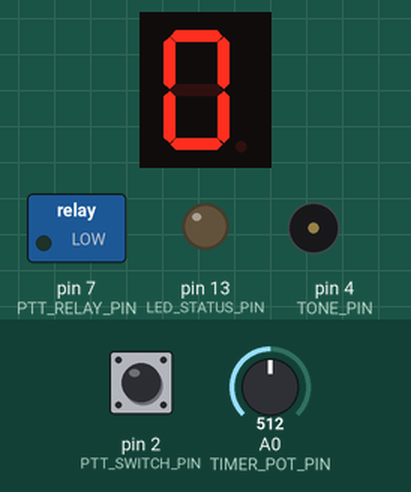
This sketch was run on a simulated Arduino Nano, built with avr-gcc and run on an emulated ATmega328P. Parts: 1-digit seven-segment display, switched loads named in the sketch (green lamp = pin HIGH), output pins drawn as LEDs (lit = HIGH), buzzer (waves = sounding). Wiring (inferred from the names in the program): 1-digit 7-segment display, segments lit when HIGH: segments pin 8, pin 9, pin 10, pin 11, pin 12, pin 3, A2, A1. The inputs (shaded band) are chosen by the test bench; at power-on: pin 2 (PTT_SWITCH_PIN) HIGH, A0 (TIMER_POT_PIN) = 512. The segment pins are drawn as the display they are named for; pins used as bus, display or sensor lines are not drawn.

Above: at 8.0 s.
8.1 s: pin 2 (PTT_SWITCH_PIN) pulled LOW for 1 s
At 8.39 s:
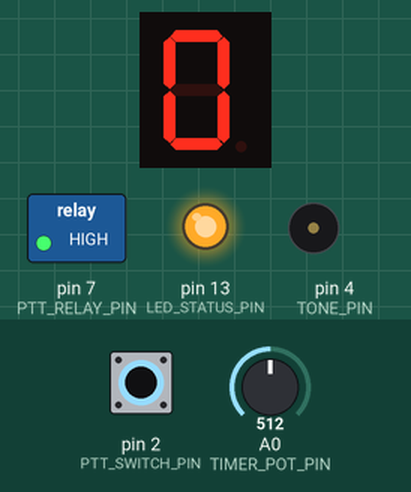
10.6 s: pin 2 (PTT_SWITCH_PIN) pulled LOW for 3.2 s
At 11.5 s:
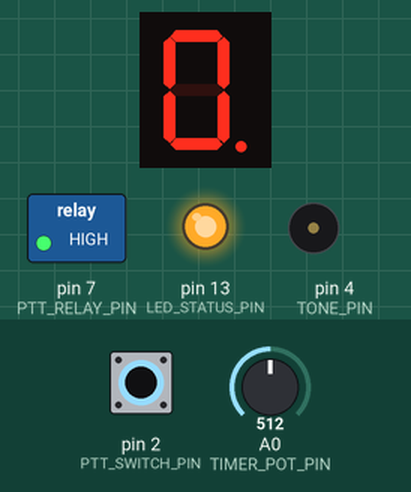
Timing chart, 0 to 15.4 s (numbered marks = the images above; inputs shaded):
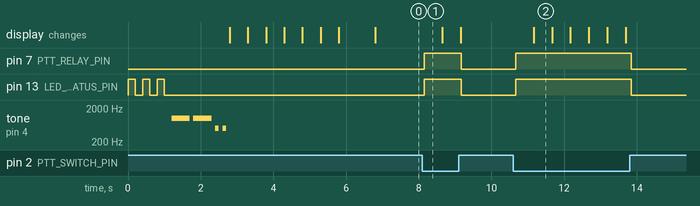

The sketch:

radio_timer_nano_final_corrected.ino
```cpp
/*
 * Radio Zendtijd Timer - Arduino Nano (VERSIMPELDE VERSIE)
 * ALLEEN D4 GEBRUIKT VOOR AUDIO - GEEN BUZZER
 *
 * GEBRUIK NIET VOOR NORMALE AMATEUR RADIO UITZENDING!
 * Deze versie is alleen voor testdoeleinden met langere tijden.
 */

// Arduino headers voor Arduino Nano borden
#include <Arduino.h>
#include <avr/pgmspace.h>  // Voor PROGMEM

// Pin definities (ARDUINO NANO - ATmega328P)
#define PTT_SWITCH_PIN     2     // PTT input (met pull-up)
#define TONE_PIN          4      // 1kHz toon output (tone functie) - ALLEEN AUDIO OUTPUT
#define PTT_RELAY_PIN     7      // PTT relay driver
#define LED_STATUS_PIN    13     // Status LED (Nano onboard LED)
#define TIMER_POT_PIN     A0     // Timer instelling potmeter (analoog)

// 7-Segment Display pinnen (Common Cathode)
#define SEGMENT_A_PIN     8      // Segment A (boven)
#define SEGMENT_B_PIN     9      // Segment B (rechtsboven)
#define SEGMENT_C_PIN     10     // Segment C (rechtsonder)
#define SEGMENT_D_PIN     11     // Segment D (onder)
#define SEGMENT_E_PIN     12     // Segment E (linksonder)
#define SEGMENT_F_PIN     3      // Segment F (linksboven)
#define SEGMENT_G_PIN     A2     // Segment G (midden) - verplaatst naar A2
#define SEGMENT_DP_PIN    A1     // Decimal Point (analog pin als digitaal)

// Array met alle segment pinnen voor eenvoudige aansturing
const int segmentPins[7] PROGMEM = {
  SEGMENT_A_PIN,    // 0: Segment A
  SEGMENT_B_PIN,    // 1: Segment B
  SEGMENT_C_PIN,    // 2: Segment C
  SEGMENT_D_PIN,    // 3: Segment D
  SEGMENT_E_PIN,    // 4: Segment E
  SEGMENT_F_PIN,    // 5: Segment F
  SEGMENT_G_PIN     // 6: Segment G
};

// Digit patterns voor 0-9 (Common Cathode - HIGH = aan) - NAAR PROGMEM
const byte digitPatterns[10] PROGMEM = {
  0b01111110, // 0: A,B,C,D,E,F aan (G uit)
  0b00110000, // 1: B,C aan (alle andere uit)
  0b01101101, // 2: A,B,G,E,D aan
  0b01111001, // 3: A,B,C,D,G aan
  0b00110011, // 4: F,G,B,C aan
  0b01011011, // 5: A,F,G,C,D aan
  0b01011111, // 6: A,F,G,C,D,E aan
  0b01110000, // 7: A,B,C aan
  0b01111111, // 8: Alle segmenten aan
  0b01111011  // 9: A,B,C,D,F,G aan
};

// Letter patterns voor letters (Common Cathode - HIGH = aan) - NAAR PROGMEM
const byte letterPatterns[26] PROGMEM = {
  0b01110111, // A: A,B,C,E,F,G aan (D uit)
  0b00111111, // B: C,D,E,F,G aan
  0b01011110, // C: A,D,E,F aan
  0b00111101, // D: B,C,D,E,G aan (zoals O maar met G aan)
  0b01001111, // E: A,D,E,F,G aan (alleen B,C uit)
  0b01000111, // F: A,E,F,G aan (alleen B,C,D uit)
  0b00111111, // G: B,C,D,E,F,G aan (A uit)
  0b00110111, // H: B,C,E,F,G aan (D uit)
  0b00001110, // I: E,F,G aan (alleen basis)
  0b00111110, // J: B,C,D,E,F aan (A uit)
  0b00000000, // K: (niet implementeerbaar op 7-seg)
  0b00001110, // L: D,E,F aan (A,B,C,G uit)
  0b00000000, // M: (niet implementeerbaar op 7-seg)
  0b00010101, // N: C,E,G aan (D,E,F uit)
  0b00111110, // O: B,C,D,E,F aan (A,G uit)
  0b01100111, // P: A,B,E,F,G aan (C,D uit)
  0b01100111, // Q: A,B,C,F,G aan (D,E uit)
  0b01100111, // R: A,B,E,F,G aan (IDENTIEK aan P)
  0b01111011, // S: A,C,D,F,G aan (B,E uit)
  0b00011100, // T: D,E,F,G aan (A,B,C uit)
  0b00111110, // U: B,C,D,E,F aan (A,G uit)
  0b00111110, // V: B,C,D,E,F aan (A,G uit)
  0b00000000, // W: (niet implementeerbaar op 7-seg)
  0b00110111, // X: B,C,E,F,G aan (zoals H)
  0b00110111, // Y: B,C,E,F,G aan (zoals H)
  0b01101101  // Z: A,B,D,E,G aan (zoals 2)
};

// Timer bereik (seconden) - TEST MODE voor snelle validatie
#define MIN_TIMER_SECONDS  30.0     // Minimum 30 seconden
#define MAX_TIMER_SECONDS  300.0    // Maximum 300 seconden
#define WARNING_TIME_FROM_END 15   // Waarschuwings toon 15 sec voor einde
#define BEEP_TIME_FROM_END    6    // Beeps 6 sec voor einde
#define WARNING_TONE_DURATION 1000  // 1 seconde waarschuwings toon
#define BEEP_DURATION          5000  // 5 seconden durende beeps

// Audio constanten
#define TONE_FREQUENCY     1000     // 1kHz toon (warning tone)
#define BEEP_FREQUENCY     500      // 500Hz beeps (snel pulserend)
#define BEEP_PULSE_INTERVAL 100     // 100ms interval voor pulserende beeps

// Status variabelen
bool timerActive = false;
bool warningToneActive = false;
bool warningTonePlayed = false;       // EENMALIGE tone tracking
bool warningBeepsActive = false;
bool maxTimeReached = false;
unsigned long timerStartTime = 0;
unsigned long lastBeepTime = 0;
bool pttCurrent = false;
bool pttPrevious = false;

// VASTE TIJDSTIPPEN (berekend bij TX start)
unsigned long warningToneMs = 0;     // Wanneer warning tone start (t-15)
unsigned long warningBeepsMs = 0;    // Wanneer beeps starten (t-6)
unsigned long timerEndMs = 0;        // Wanneer timer eindigt
unsigned long sessionTimerMs = 0;    // Bevroren timer waarde bij TX start

// Timer instellingen (dynamisch via potmeter)
float totalTimerSeconds = 0;
unsigned long totalTimerMs = 0;
unsigned long lastPotReadTime = 0;
const unsigned long POT_READ_INTERVAL = 500;  // Potmeter elke 500ms lezen

// Potmeter filtering voor stabiele readings
int potValueBuffer[10];  // Ring buffer voor filtering
int potBufferIndex = 0;
bool potBufferFilled = false;

// Decimal Point (DP) knipper variabelen
unsigned long lastDPToggleTime = 0;
bool dpState = false;
const unsigned long DP_BLINK_INTERVAL = 500;  // DP knippert elke 0.5 seconden

// Segment animatie variabelen (t-15 warning visualisatie)
bool segmentAnimationActive = false;
unsigned long lastSegmentToggleTime = 0;
int currentSegmentIndex = -1;  // -1 = geen segment actief, 0-5 = A-F (geen G)
const unsigned long SEGMENT_ANIMATION_INTERVAL_FAST = 100;    // 0.1s per segment (t-6 tot TX-OFF)
const unsigned long SEGMENT_ANIMATION_INTERVAL_SLOW = 200;    // 0.2s per segment (t-15 tot t-6)

// Debounce variabelen
unsigned long lastDebounceTime = 0;
const unsigned long DEBOUNCE_DELAY = 50;

// PROGMEM helper variabelen
byte currentPattern = 0;
int segmentPinArray[7];

void setup() {
  // Pin configuratie voor Arduino Nano
  pinMode(PTT_SWITCH_PIN, INPUT_PULLUP);
  pinMode(TONE_PIN, OUTPUT);       // Alleen D4 voor audio
  pinMode(PTT_RELAY_PIN, OUTPUT);
  pinMode(LED_STATUS_PIN, OUTPUT);
  pinMode(TIMER_POT_PIN, INPUT);         // A0 als analoge input
  pinMode(SEGMENT_DP_PIN, OUTPUT);       // A1 als digitale output voor DP
  pinMode(SEGMENT_G_PIN, OUTPUT);        // A2 als digitale output voor Segment G

  // 7-Segment Display pinnen configureren
  for (int i = 0; i < 7; i++) {
    // Lees segment pins van PROGMEM
    segmentPinArray[i] = pgm_read_word(&segmentPins[i]);
    pinMode(segmentPinArray[i], OUTPUT);
    digitalWrite(segmentPinArray[i], LOW);  // Alle segmenten uit bij start
  }
  digitalWrite(SEGMENT_DP_PIN, LOW);   // DP uit bij start

  // Initialiseer uitgangen
  digitalWrite(PTT_RELAY_PIN, LOW);  // PTT uit bij start
  digitalWrite(LED_STATUS_PIN, LOW);

  // Lees potmeter en stel timer in
  readTimerPot();
  updateTimerSettings();

  // GEEN SERIELE OUTPUT - VOOR MINDER TX LED ACTIVITEIT
  // Serial.begin(9600);  // UITGESCHAKELD

  // Welcome LED sequence (zonder output)
  welcomeSequence();

  // 7-Segment Display test bij opstarten (zonder output)
  displayStartupTest();
}

void loop() {
  // Potmeter periodiek uitlezen
  if (millis() - lastPotReadTime >= POT_READ_INTERVAL) {
    readTimerPot();
    updateTimerSettings();
    lastPotReadTime = millis();
  }

  // Debounced PTT reading
  bool currentPTT = digitalRead(PTT_SWITCH_PIN);

  // Debounce logic
  if (currentPTT != pttCurrent) {
    lastDebounceTime = millis();
  }

  if ((millis() - lastDebounceTime) > DEBOUNCE_DELAY) {
    // PTT state is stable
    if (currentPTT != pttPrevious) {
      if (currentPTT == LOW) {  // PTT ingedrukt (active LOW)
        if (!timerActive) {
          startRadioSession();
        }
      } else {  // PTT losgelaten
        resetTimer();
      }
      pttPrevious = currentPTT;
    }
  }
  pttCurrent = currentPTT;

  // Timer processing met VASTE TIJDSTIPPEN
  if (timerActive) {
    unsigned long currentMs = millis();
    unsigned long elapsed = currentMs - timerStartTime;

    // PTT WATCHER: Zorg ervoor dat PTT HIGH blijft tijdens hele timer
    ensurePTTStaysHigh();

    // 7-Segment Display update met countdown cijfer (GECORRIGEERD)
    updateDisplayCountdown(elapsed);

    // Segment animatie tijdens t-15 tot TX-OFF
    if (segmentAnimationActive) {
      updateSegmentAnimation();
    }

    // WAARSCHUWING TONE (t-15): Speel EENMALIG 1 seconde toon
    if (!warningTonePlayed && currentMs >= warningToneMs) {
      warningTonePlayed = true;  // Marker dat we dit hebben gedaan
      tone(TONE_PIN, TONE_FREQUENCY);  // 1kHz toon

      // Start segment animatie (A-G sequentie elke 0.2s)
      segmentAnimationActive = true;
      currentSegmentIndex = -1;  // Reset animatie
      lastSegmentToggleTime = currentMs;

      // DEBUG: Snelle LED flits om aan te geven dat warning tone start
      digitalWrite(LED_STATUS_PIN, HIGH);
      delay(50);
      digitalWrite(LED_STATUS_PIN, LOW);

      // Start watchdog timer voor 1 seconde duur
      warningToneActive = true;
      warningToneMs = currentMs;  // Reset naar huidige tijd als startpunt
    }

    // Stop toon na 1 seconde (watchdog)
    if (warningToneActive && (currentMs - warningToneMs >= WARNING_TONE_DURATION)) {
      warningToneActive = false;
      noTone(TONE_PIN);
    }

    // WAARSCHUWINGS BEEPS (t-6): Start pulserende beeps
    if (!warningBeepsActive && currentMs >= warningBeepsMs) {
      warningBeepsActive = true;
      lastBeepTime = currentMs - BEEP_PULSE_INTERVAL;  // Reset zodat eerste beep direct speelt

      // DEBUG: Snelle LED flits om aan te geven dat beeps starten
      digitalWrite(LED_STATUS_PIN, HIGH);
      delay(50);
      digitalWrite(LED_STATUS_PIN, LOW);
    }

    // Beep generatie (wordt elke cyclus aangeroepen)
    if (warningBeepsActive && timerActive) {
      handleWarningBeeps();
    }

    // EINDE VAN TIMER (na 5-sec beeps): PTT UIT
    if (currentMs >= timerEndMs) {
      timerActive = false;
      warningBeepsActive = false;
      segmentAnimationActive = false;  // Stop segment animatie
      digitalWrite(PTT_RELAY_PIN, LOW);  // PTT UIT bij einde
      noTone(TONE_PIN);
      digitalWrite(LED_STATUS_PIN, LOW);

      // Reset alle segmenten
      for (int i = 0; i < 7; i++) {
        digitalWrite(segmentPinArray[i], LOW);
      }

      // DP resetten (geen displayDigit(0) meer - laatste cijfer 9 blijft staan)
      digitalWrite(SEGMENT_DP_PIN, LOW);
      dpState = false;
      lastDPToggleTime = millis();
    }
  } else {
    // Timer niet actief: display toont 0
    displayDigit(0);
  }

  // Status LED
  updateStatusLED();

  // Decimal Point knipperen tijdens PTT actief (timerActive)
  updateDPBlink();

  // Small delay for stability
  delay(10);
}

void startRadioSession() {
  // Reset alle states
  timerActive = true;
  maxTimeReached = false;
  warningToneActive = false;
  warningTonePlayed = false;   // EENMALIGE tone marker
  warningBeepsActive = false;
  timerStartTime = millis();
  lastBeepTime = 0;

  // BEVRIIZ DE TIMER WAARDE bij start (zodat potmeter wijzigingen geen effect hebben)
  sessionTimerMs = (unsigned long)(totalTimerSeconds * 1000.0);

  // BEREKEN VASTE TIJDSTIPPEN op basis van BEVROREN waarde
  warningToneMs = timerStartTime + (sessionTimerMs - 15000);   // t-15 seconden
  warningBeepsMs = timerStartTime + (sessionTimerMs - 6000);   // t-6 seconden
  timerEndMs = timerStartTime + sessionTimerMs;               // Einde timer

  // KRITIEK: Activeer PTT en hou HIGH tijdens hele sessie
  digitalWrite(PTT_RELAY_PIN, HIGH);

  // Reset audio outputs
  noTone(TONE_PIN);  // Alle audio uit

  // Display start met 0
  displayDigit(0);
}

void resetTimer() {
  // Stop alle timers
  timerActive = false;
  maxTimeReached = false;
  warningToneActive = false;
  warningTonePlayed = false;
  warningBeepsActive = false;
  segmentAnimationActive = false;  // Stop segment animatie

  // Reset alle outputs
  digitalWrite(PTT_RELAY_PIN, LOW);  // PTT UIT (manual reset)
  noTone(TONE_PIN);       // Alle audio uit
  digitalWrite(LED_STATUS_PIN, LOW);

  // Reset alle segmenten
  for (int i = 0; i < 7; i++) {
    digitalWrite(segmentPinArray[i], LOW);
  }

  // Display weer op 0 bij reset
  displayDigit(0);

  // DP ook resetten
  digitalWrite(SEGMENT_DP_PIN, LOW);
  dpState = false;
  lastDPToggleTime = millis();
}

void startWarningBeeps() {
  warningBeepsActive = true;
  // Beeps worden gegenereerd in loop()
}

void handleWarningBeeps() {
  unsigned long currentTime = millis();

  // Snel pulserende toon op D4 (100ms interval)
  if (currentTime - lastBeepTime >= BEEP_PULSE_INTERVAL) {
    static bool beepOn = false;  // Toggle aan/uit

    if (beepOn) {
      // TOON UIT
      noTone(TONE_PIN);
    } else {
      // TOON AAN (500Hz)
      tone(TONE_PIN, BEEP_FREQUENCY);
    }

    beepOn = !beepOn;  // Toggle voor volgende keer
    lastBeepTime = currentTime;
  }
}

void updateStatusLED() {
  if (timerActive) {
    if (warningBeepsActive) {
      // Snel knipperen bij beep (500ms)
      digitalWrite(LED_STATUS_PIN, (millis() / 500) % 2);
    } else if (warningToneActive) {
      // Middelmatig knipperen bij 1sec warning tone (500ms)
      digitalWrite(LED_STATUS_PIN, (millis() / 500) % 2);
    } else if (warningTonePlayed) {
      // Langzaam knipperen tussen tone en beeps (1000ms)
      digitalWrite(LED_STATUS_PIN, (millis() / 1000) % 2);
    } else {
      // Continu aan tijdens normale operatie
      digitalWrite(LED_STATUS_PIN, HIGH);
    }
  } else {
    digitalWrite(LED_STATUS_PIN, LOW);
  }
}

void readTimerPot() {
  // Lees analoog (0-1023 voor Arduino Nano) - ABSOLUTE TIMING seconden
  int rawPotValue = analogRead(TIMER_POT_PIN);

  // Update ring buffer voor filtering
  potValueBuffer[potBufferIndex] = rawPotValue;
  potBufferIndex = (potBufferIndex + 1) % 10;

  // Check of buffer vol is (na 10 metingen)
  if (potBufferIndex == 0) {
    potBufferFilled = true;
  }

  // Bereken gemiddelde waarde
  int potValue = 0;
  if (potBufferFilled) {
    // Bereken gemiddelde van alle 10 waarden
    long sum = 0;
    for (int i = 0; i < 10; i++) {
      sum += potValueBuffer[i];
    }
    potValue = sum / 10;
  } else {
    // Nog niet vol, gebruik ruwe waarde
    potValue = rawPotValue;
  }

  // Converteer naar seconden (30-300 sec voor Nano)
  float potFraction = (float)potValue / 1023.0;
  totalTimerSeconds = MIN_TIMER_SECONDS + (potFraction * (MAX_TIMER_SECONDS - MIN_TIMER_SECONDS));
}

void updateTimerSettings() {
  // Bereken totale tijd in milliseconden - ABSOLUTE TIMING
  totalTimerMs = (unsigned long)(totalTimerSeconds * 1000.0);

  // De warning tijden worden berekend in startRadioSession()
  // op basis van de actuele timerStartTime
}

void welcomeSequence() {
  // LED test - GEEN SERIELE OUTPUT
  for (int i = 0; i < 3; i++) {
    digitalWrite(LED_STATUS_PIN, HIGH);
    delay(200);
    digitalWrite(LED_STATUS_PIN, LOW);
    delay(200);
  }

  // TEST toon (1kHz)
  for (int i = 0; i < 2; i++) {
    tone(TONE_PIN, TONE_FREQUENCY);
    delay(500);
    noTone(TONE_PIN);
    delay(100);
  }

  // TEST beeps (500Hz pulserend)
  for (int i = 0; i < 2; i++) {
    tone(TONE_PIN, BEEP_FREQUENCY);
    delay(100);
    noTone(TONE_PIN);
    delay(100);
  }
}

// NIEUWE FUNCTIES VOOR 7-SEGMENT DISPLAY

void displayDigit(int digit) {
  // Controleer of digit geldig is (0-9)
  if (digit < 0 || digit > 9) {
    // Bij ongeldige waarde: alle segmenten uit
    for (int i = 0; i < 7; i++) {
      digitalWrite(segmentPinArray[i], LOW);
    }
    return;
  }

  // Haal pattern op van PROGMEM voor het gevraagde cijfer
  currentPattern = pgm_read_byte(&digitPatterns[digit]);

  // Zet segmenten aan volgens pattern (Common Cathode: HIGH = aan)
  for (int i = 0; i < 7; i++) {
    bool segmentOn = (currentPattern >> (6-i)) & 0x01;
    digitalWrite(segmentPinArray[i], segmentOn ? HIGH : LOW);
  }
}

void displayLetter(char letter) {
  // Converteer naar hoofdletters als dat nog niet zo is
  letter = toupper(letter);

  // Controleer of letter geldig is (A-Z)
  if (letter < 'A' || letter > 'Z') {
    // Bij ongeldige waarde: alle segmenten uit
    for (int i = 0; i < 7; i++) {
      digitalWrite(segmentPinArray[i], LOW);
    }
    return;
  }

  int letterIndex = letter - 'A';

  // Controleer of letter implementeerbaar is - VAN PROGMEM
  currentPattern = pgm_read_byte(&letterPatterns[letterIndex]);
  if (currentPattern == 0) {
    // Letter niet implementeerbaar - knipper als waarschuwing
    // Knipper alle segmenten 3 keer
    for (int blink = 0; blink < 3; blink++) {
      for (int i = 0; i < 7; i++) {
        digitalWrite(segmentPinArray[i], HIGH);
      }
      delay(100);
      for (int i = 0; i < 7; i++) {
        digitalWrite(segmentPinArray[i], LOW);
      }
      delay(100);
    }
    return;
  }

  // Zet segmenten aan volgens pattern (Common Cathode: HIGH = aan)
  for (int i = 0; i < 7; i++) {
    bool segmentOn = (currentPattern >> (6-i)) & 0x01;
    digitalWrite(segmentPinArray[i], segmentOn ? HIGH : LOW);
  }
}

void updateDPBlink() {
  // Decimal Point knippert alleen tijdens PTT actief (timerActive = true)
  if (timerActive) {
    unsigned long currentTime = millis();

    // Check of het tijd is om de DP status te wijzigen
    if (currentTime - lastDPToggleTime >= DP_BLINK_INTERVAL) {
      dpState = !dpState;  // Toggle DP status
      digitalWrite(SEGMENT_DP_PIN, dpState ? HIGH : LOW);
      lastDPToggleTime = currentTime;
    }
  } else {
    // Timer niet actief: DP uit
    if (dpState) {  // Alleen als het nog niet uit is
      digitalWrite(SEGMENT_DP_PIN, LOW);
      dpState = false;
    }
    lastDPToggleTime = millis();  // Reset timing voor volgende activatie
  }
}

// GECORRIGEERDE FUNCTIE: Toon countdown cijfer (0-9)
// Display toont 0-9 en dan 0 aan het einde (geen extra 0 na 9)
void updateDisplayCountdown(unsigned long elapsed) {
  // Check of timer vol is (bereikt of voorbij sessionTimerMs)
  if (elapsed >= sessionTimerMs) {
    // Timer klaar - toon "0" aan het einde
    static int lastDisplayDigit = -1;
    if (lastDisplayDigit != 0) {
      displayDigit(0);
      lastDisplayDigit = 0;
    }
    return;
  }

  // Bereken tijdsinterval per cijfer (10 intervallen voor 0-9)
  unsigned long intervalPerDigit = sessionTimerMs / 10;

  // Bepaal welk cijfer getoond moet worden (0-9)
  int currentDigit = elapsed / intervalPerDigit;

  // Clamp naar 0-9 range
  if (currentDigit > 9) currentDigit = 9;
  if (currentDigit < 0) currentDigit = 0;

  // Update display (alleen als waarde veranderd is)
  static int lastDisplayDigit = -1;
  if (currentDigit != lastDisplayDigit) {
    displayDigit(currentDigit);
    lastDisplayDigit = currentDigit;
  }
}

// NIEUWE FUNCTIE: Sequentiële segment animatie (A-F)
// t-15 tot t-6: 0.2s per segment, t-6 tot TX-OFF: 0.1s per segment
void updateSegmentAnimation() {
  unsigned long currentTime = millis();

  // Bepaal interval op basis van fase
  unsigned long currentInterval;
  if (currentTime < warningBeepsMs) {
    // Fase 1: t-15 tot t-6 = langzaam (0.2s)
    currentInterval = SEGMENT_ANIMATION_INTERVAL_SLOW;
  } else {
    // Fase 2: t-6 tot TX-OFF = snel (0.1s)
    currentInterval = SEGMENT_ANIMATION_INTERVAL_FAST;
  }

  // Check of het tijd is om het volgende segment te activeren
  if (currentTime - lastSegmentToggleTime >= currentInterval) {
    // Reset alle segmenten eerst
    for (int i = 0; i < 7; i++) {
      digitalWrite(segmentPinArray[i], LOW);
    }

    // Ga naar het volgende segment (A=0, B=1, C=2, D=3, E=4, F=5, geen G)
    currentSegmentIndex++;

    // Na segment F, wrap terug naar A (cyclus herhalen tot TX-OFF)
    if (currentSegmentIndex > 5) {
      currentSegmentIndex = 0;
    }

    // Activeer het huidige segment (HIGH = aan voor common cathode)
    digitalWrite(segmentPinArray[currentSegmentIndex], HIGH);

    // Reset timer voor volgende segment
    lastSegmentToggleTime = currentTime;
  }
}

void displayStartupTest() {
  // PE2PVD sequence - elk character 0.5 seconden
  const char callSign[] = "PE2PVD";  // Array in plaats van String

  for (int i = 0; i < 6; i++) {  // Direct 6 in plaats van callSign.length()
    char ch = callSign[i];

    if (ch >= '0' && ch <= '9') {
      // Cijfer - gebruik digitPatterns
      int digit = ch - '0';
      displayDigit(digit);
    } else if (ch >= 'A' && ch <= 'Z') {
      // Letter - gebruik letterPatterns
      int letterIndex = ch - 'A';
      byte pattern = pgm_read_byte(&letterPatterns[letterIndex]);

      displayLetter(ch);
    }

    delay(500); // 0.5 seconde per character
  }

  // Alle segmenten uit na test
  for (int i = 0; i < 7; i++) {
    digitalWrite(segmentPinArray[i], LOW);
  }

  // Korte pauze
  delay(1000);

  // Toon 0 als standaard display na test
  displayDigit(0);
}

// NIEUWE FUNCTIE: PTT WATCHER - Zorgt ervoor dat PTT HIGH blijft tijdens warning fasen
void ensurePTTStaysHigh() {
  // Als timer actief is en PTT per ongeluk LOW zou zijn, maak het weer HIGH
  if (timerActive && !maxTimeReached) {
    if (!digitalRead(PTT_RELAY_PIN)) {
      digitalWrite(PTT_RELAY_PIN, HIGH);
    }
  }
}
```

Measured:
- after the input at 8.1 s, pin 7 (PTT_RELAY_PIN), pin 13 (LED_STATUS_PIN): LOW → HIGH after 0.05 s, → LOW 1.0 s later
- after the input at 10.6 s, pin 7 (PTT_RELAY_PIN), pin 13 (LED_STATUS_PIN): LOW → HIGH after 0.06 s, → LOW 3.2 s later; the display: changes after 0.56 s (image 2)
- what the display in image 2 shows lasts 0.5 s, from 11.2 s to 11.7 s
